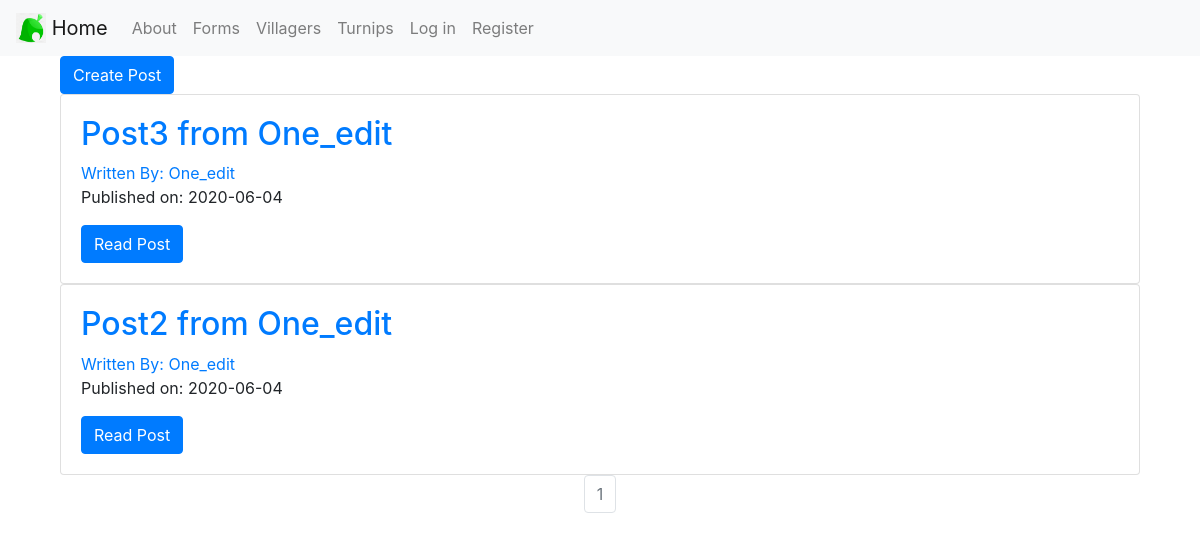
Screenshot of /blog_posts/all with the database file from the repository.
### ACCommunity/models.py (models this page shows, shortened)
class BlogPost(db.Model):
    users = db.relationship(User)
    id = db.Column(db.Integer, primary_key=True)
    user_id = db.Column(db.Integer, db.ForeignKey("users.id"), nullable=False)
    date = db.Column(db.DateTime, nullable=False, default=datetime.utcnow)
    title = db.Column(db.String(140), nullable=False)
    text = db.Column(db.Text, nullable=False)

class User(db.Model, UserMixin):
    __tablename__ = "users"
    id = db.Column(db.Integer, primary_key=True)
    profile_image = db.Column(db.String(128), nullable=False, default="default_profile.jpg")
    email = db.Column(db.String(64), unique=True, index=True)
    username = db.Column(db.String(64), unique=True, index=True)
    password_hash = db.Column(db.String(128))
    blog_posts = db.relationship("BlogPost", backref="author", lazy=True)
    turnip_posts = db.relationship("TurnipPost", backref="host", lazy=True)

### ACCommunity/blog_posts/views.py (the view)
@blog_posts.route("/all")
def all_posts():
    page = request.args.get("page", 1, type=int)
    all_posts_found = BlogPost.query.order_by(BlogPost.date.desc()).paginate(page=page, per_page=5)
    return render_template("all_posts.html", all_posts=all_posts_found, page_title="ALL POSTS")

### ACCommunity/templates/all_posts.html
{% extends 'base.html' %}
{% block content %}
<div class="container">
    <a class="btn btn-primary" href="{{url_for('blog_posts.create_post')}}" role="button">Create Post</a>
</div>
<div class="container">
    {% for post in all_posts.items %}
    <div class="card">
        <div class="card-body">
            <h2><a class="card-title"
                    href="{{ url_for('blog_posts.blog_post', blog_post_id=post.id) }}">{{ post.title }}</a></h2>
            <a href="{{ url_for('users.user_posts', username=post.author.username) }}">Written By:
                {{ post.author.username }}</a>
            <p>Published on: {{ post.date.strftime("%Y-%m-%d") }}</p>
            <a class="btn btn-primary" href="{{ url_for('blog_posts.blog_post', blog_post_id=post.id) }}">Read Post</a>
            <br>
        </div>
    </div>
    {% endfor %}
</div>
<nav aria-label="Page navigation example">
    <ul class="pagination justify-content-center">
        {% for page_num in all_posts.iter_pages(left_edge=1, right_edge=1, left_current=1, right_current=2) %}
        {% if all_posts.page == page_num %}
        <li class="page-item disabled">
            <a class="page-link" href="{{ url_for('blog_posts.all_posts', page=page_num) }}">{{ page_num }}</a>
        </li>
        {% else %}
        <li class="page-item">
            <a class="page-link" href="{{ url_for('blog_posts.all_posts', page=page_num) }}">{{ page_num }}</a>
        </li>
        {% endif %}
        {% endfor %}
    </ul>
</nav>
{% endblock content %}

### rows the page displays
BlogPost: title "Post3 from One_edit", author.username "One_edit", date "2020-06-04"
BlogPost: title "Post2 from One_edit", author.username "One_edit", date "2020-06-04"

### other values shown
{{ page_num }} "1"
